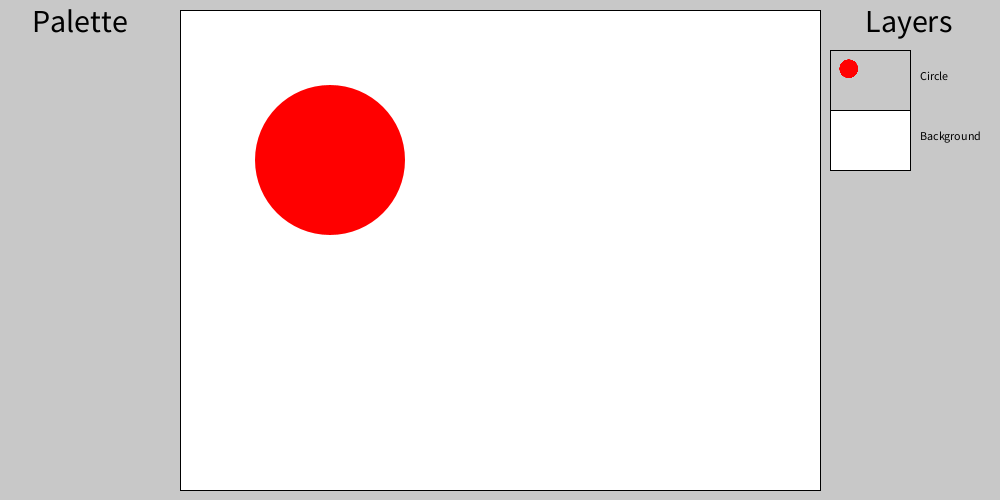
Frame 1 (no input)
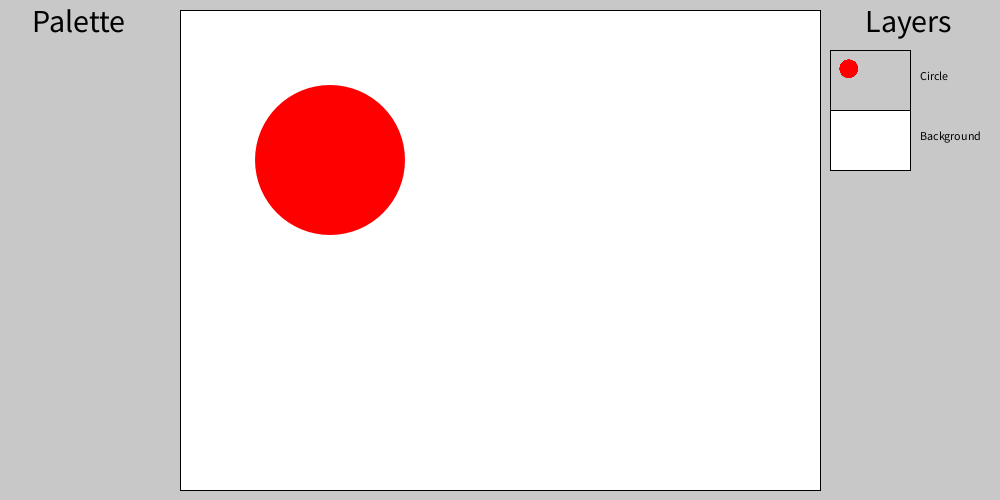
Frame 60 (the mouse pressed at the canvas centre just before this capture)
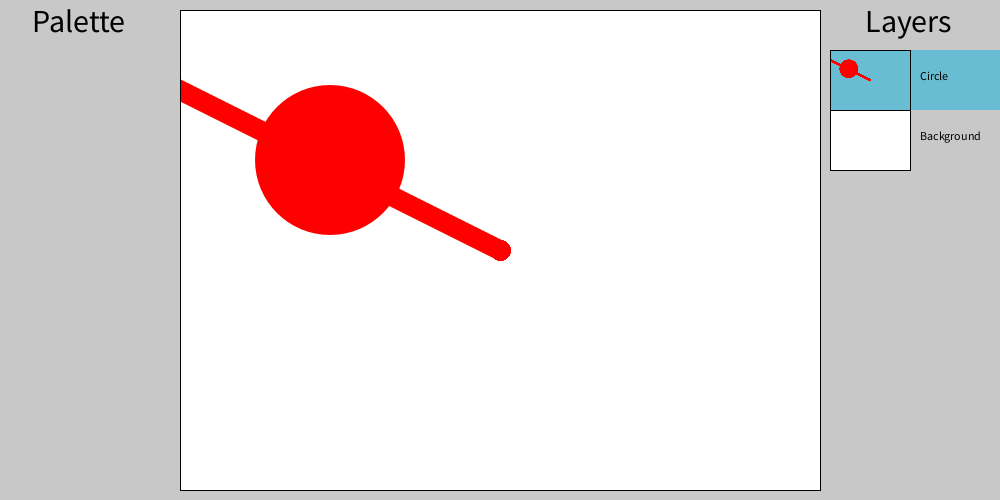
Frame 120 (the mouse held since frame 60 and released just before this capture)

The Processing sketch that drew these frames (run headless with seeded random() and noise(); from frame 60 on, the mouse is pressed at the canvas centre):

// Processing sketch: PaintPlus
// ── PaintPlus.pde
import java.util.Collections;

// Painting finals
final float SCROLL_MULTIPLIER = 3f;

// Layers
LayerManager layers = new LayerManager(new ArrayList<Layer>());

// Mouse variables
boolean lmouseDown = false;
boolean mmouseDown = false;
boolean rmouseDown = false;

int xOnMouseDown = 0;
int yOnMouseDown = 0;

// Painting variables
boolean painting = false;
float brushSize = 20f;

// Brush color
color c = color(255, 0, 0);

void setup() {
  size(1000, 500);

  // Create default layers
  Layer background = new Layer(createGraphics(640, 480), "Background", false);
  Layer circle = new Layer(createGraphics(640, 480), "Circle", false);

  // Set up background layer
  background.pg.beginDraw();
  background.pg.background(255);
  background.pg.endDraw();

  // Set up circle layer
  circle.pg.beginDraw();
  circle.pg.noStroke();
  circle.pg.fill(255, 0, 0);
  circle.pg.ellipse(150, 150, 150, 150);
  circle.pg.endDraw();

  layers.layers.add(background);
  layers.layers.add(0, circle);
}

void draw() {
  // Clear screen
  background(200);

  textSize(32);

  // Palette label
  fill(0);
  text("Palette", 32, 32);

  // Layers label
  text("Layers", 865, 32);

  textSize(16);
  noFill();

  // Draw layers alongside a small preview in layers menu
  for(int i = 0; i < layers.layers.size(); i++) {
    // Blue highlight if layer is selected
    if(layers.layers.get(i).selected && !layers.layers.get(i).hidden) {
      noStroke();
      fill(105, 189, 210);
      rect(830, 50 + i * 60, 200, 60);
      fill(0);
      noFill();
      stroke(1);
    }

    // Layer preview
    image(layers.layers.get(i).pg, 830, 50 + i * 60, 80, 60);

    // Layer label
    textSize(12);
    text(layers.layers.get(i).label, 920, 80 + i * 60);

    // Label for hidden layers
    if(layers.layers.get(i).hidden)
      text("Hid.", 920, 100 + i * 60);

    // Border around layer
    rect(830, 50 + i * 60, 80, 60);
  }

  // Draw each layer to canvas
  Collections.reverse(layers.layers);
  for(Layer layer : layers.layers)
    if(!layer.hidden) image(layer.pg, 180, 10);

  Collections.reverse(layers.layers);

  // Canvas outline in center of screen
  noFill();
  rect(180, 10, 640, 480);

  // Painting
  if(painting) {
    // Select first layer if none is selected
    if(!layers.selectedLayerPresent())
      layers.selectLayer(layers.getFirstVisibleUnlockedLayer());

    // Paint on selected layer
    for(Layer layer : layers.layers)
      if(layer.selected && !layer.hidden) {
        layer.pg.beginDraw();
        layer.pg.stroke(c);
        layer.pg.strokeWeight(brushSize);
        layer.pg.line(mouseX - 180, mouseY - 10, pmouseX - 180, pmouseY - 10);
        layer.pg.endDraw();
        break;
      }
  }
}

void mousePressed() {
  // Update mouse variables
  if(mouseButton == LEFT) lmouseDown = true;
  if(mouseButton == RIGHT) rmouseDown = true;
  if(mouseButton == CENTER) mmouseDown = true;
  xOnMouseDown = mouseX;
  yOnMouseDown = mouseY;

  // Check if mouse started on canvas
  if(mouseX >= 180 && mouseX <= 820 && mouseY >= 10 && mouseY <= height-10)
    painting = true;
}

void mouseReleased() {
  if(mouseButton == LEFT) lmouseDown = false;
  if(mouseButton == RIGHT) rmouseDown = false;
  if(mouseButton == CENTER) mmouseDown = false;
  if(painting) painting = false;

  // Check if the mouse was pressed & released in the layers panel
  // (excluding the layers label)
  if(xOnMouseDown > 820 && mouseX > 820 && yOnMouseDown > 40 && mouseY > 40) {
    // Get the index of the layer the mouse was pressed on
    int pIndex;
    pIndex = floor((yOnMouseDown - 50) / 60);

    // Get the index of the layer the mouse was released on
    int index;
    index = floor((mouseY - 50) / 60);

    if(mouseButton == LEFT) {
      // If the mouse was pressed & released on the same layer, select that layer
      if(index == pIndex && index < layers.layers.size()) {
          layers.deselectAll();
          layers.selectLayer(index);

      // If the mouse was pressed on a non-existant layer
      } else if(index >= layers.layers.size()) {
        layers.deselectAll();
      }
    } else if(mouseButton == CENTER) {
      // Toggle visibility of the layer the mouse was released on (if it exists)
      if(index < layers.layers.size())
        layers.layers.get(index).hidden = !layers.layers.get(index).hidden;
    }
  }
}

void mouseWheel(MouseEvent event) {
  float e = event.getCount();
  // Change brush size on scroll
  brushSize -= e * SCROLL_MULTIPLIER;

  // Stop brush size from going below 1
  if(brushSize < 1) brushSize = 1;
}

// ── ContextMenu.pde
class ContextMenu {
  ArrayList<ContextMenuElement> elements;
  PGraphics pg;

  ContextMenu(ArrayList<ContextMenuElement> elements) {
    this.elements = elements;
  }

  void renderContextMenu() {
    // Set PGraphics width to the width of the longest text
    int width = 0;
    textSize(24);
    for(ContextMenuElement element : elements)
      if(textWidth(element.displayText) > width)
        width = floor(textWidth(element.displayText)) + 10;

    this.pg = createGraphics(width, elements.size() * 40);

    this.pg.beginDraw();
    this.pg.fill(0);
    this.pg.textSize(24);

    this.pg.background(255);

    // Add each element to the menu
    int i = 0;
    for(ContextMenuElement element : elements) {
      this.pg.text(element.displayText, 5, 25 + i * 40);
      i++;
    }

    this.pg.endDraw();
  }
}

// ── ContextMenuElement.pde
class ContextMenuElement {
  String displayText;
  ContextMenuElement(String displayText) {
    this.displayText = displayText;
  }
}

// ── Layer.pde
class Layer {
  public PGraphics pg;
  public String label;
  public boolean selected;
  public boolean hidden;

  Layer(PGraphics pg, String label, boolean selected) {
    this.pg = pg;
    this.label = label;
    this.selected = selected;
    this.hidden = false;
  }
}

// ── LayerManager.pde
class LayerManager {
  public ArrayList<Layer> layers;

  LayerManager(ArrayList<Layer> layers) {
    this.layers = layers;
  }

  void selectLayer(int index) {
    this.layers.get(index).selected = true;
  }

  void deselectLayer(int index) {
    this.layers.get(index).selected = false;
  }

  void selectAll() {
    for(Layer layer : this.layers) layer.selected = true;
  }

  void deselectAll() {
    for(Layer layer : this.layers) layer.selected = false;
  }

  int getFirstVisibleUnlockedLayer() {
    for(Layer layer : this.layers)
      if(!layer.selected) return this.layers.indexOf(layer);
    return -1;
  }

  boolean selectedLayerPresent() {
    for(Layer layer : this.layers)
      if(layer.selected) return true;
    return false;
  }
}
